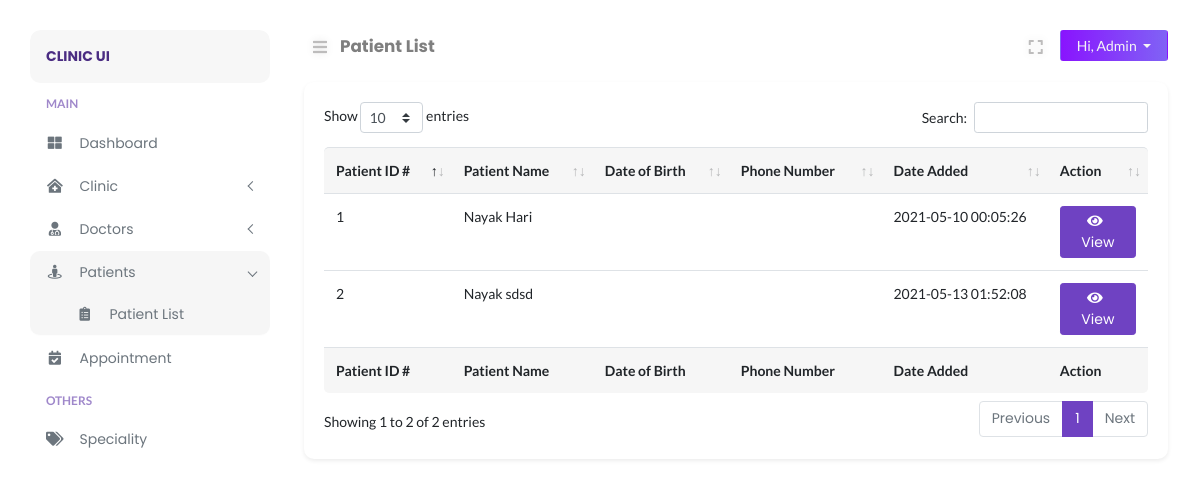
/admin/patient-list.php (signed in), run on the app's committed database.
### tables this page shows
CREATE TABLE `patients` (
  `patient_id` int(11) NOT NULL,
  `patient_avatar` varchar(255) DEFAULT NULL,
  `patient_firstname` varchar(255) DEFAULT NULL,
  `patient_lastname` varchar(255) DEFAULT NULL,
  `patient_email` varchar(255) DEFAULT NULL,
  `patient_password` varchar(255) DEFAULT NULL,
  `patient_token` varchar(255) DEFAULT NULL,
  `patient_identity` varchar(255) DEFAULT NULL,
  `patient_nationality` varchar(255) DEFAULT NULL,
  `patient_gender` varchar(255) DEFAULT NULL,
  `patient_maritalstatus` varchar(255) DEFAULT NULL,
  `patient_dob` date DEFAULT NULL,
  `patient_age` varchar(11) DEFAULT NULL,
  `patient_contact` varchar(255) DEFAULT NULL,
  `patient_address` varchar(255) DEFAULT NULL,
  `patient_city` varchar(255) DEFAULT NULL,
  `patient_state` varchar(255) DEFAULT NULL,
  `patient_zipcode` varchar(255) DEFAULT NULL,
  `patient_country` varchar(255) DEFAULT NULL,
  `date_created` datetime DEFAULT NULL
);

### admin/includes/path.inc.php (called while the page is built, shortened)
<?php
$PATH = "doclab/admin";
switch ($_SERVER["SCRIPT_NAME"]) {
    case '/'.$PATH.'/patient-list.php':
        $CURRENT_PAGE = "Patient List";
        break;
}

### admin/includes/session.inc.php (called while the page is built, shortened)
<?php
try {
    $sess_id = $_SESSION["sess_adminid"];
    $adminstmt = $conn->prepare("SELECT * FROM admin WHERE admin_id = ?");
    $adminstmt->bind_param("i", $sess_id);
    $adminstmt->execute();
    $admin_result = $adminstmt->get_result();
    $admin_row = $admin_result->fetch_assoc();
} catch (Exception $e) {
    error_log($e);
    exit('Error message for user to understand');
}

### config/security.php (called while the page is built, shortened)
<?php
function encrypt_url($data)
{
	return urlencode(base64_encode($data));
}

### admin/patient-list.php (the view, shortened to what this page needs)
<?php
require_once("../config/autoload.php");
include("includes/session.inc.php");
include("includes/path.inc.php");
?>
<!DOCTYPE html>
<html lang="en">
<head>
</head>
<body>
    <div class="page-content" id="content">
        <?php include HEADER;?>
        <div class="row">
            <div class="col-12">
                <div class="card shadow-sm rounded">
                    <div class="card-body">
                        <div class="card-inner">
                            <div class="data-tables">
                                <table id="datatable" class="table" style="width:100%">
                                    <thead>
                                        <tr>
                                            <th>Patient ID #</th>
                                            <th>Patient Name</th>
                                            <th>Date of Birth</th>
                                            <th>Phone Number</th>
                                            <th>Date Added</th>
                                            <th>Action</th>
                                        </tr>
                                    </thead>
                                    <tbody>
                                        <?php
                                        $table_result = mysqli_query($conn, "SELECT * FROM patients");
                                        while ($table_row = mysqli_fetch_assoc($table_result)) {
                                        ?>
                                        <tr>
                                            <td><?php echo $table_row["patient_id"];?></td>
                                            <td><?php echo $table_row["patient_lastname"].' '.$table_row["patient_firstname"];?></td>
                                            <td><?php echo $table_row["patient_dob"];?></td>
                                            <td><?php echo $table_row["patient_contact"];?></td>
                                            <td><?php echo $table_row["date_created"];?></td>
                                            <td><a href="patient-view.php?pid=<?php echo encrypt_url($table_row["patient_id"]);?>" class="btn btn-sm btn-primary"><i class="fa fa-eye"></i> View</a></td>
                                        </tr>
                                        <?php
                                        }
                                        ?>
                                    </tbody>
                                    <tfoot>
                                        <tr>
                                            <th>Patient ID #</th>
                                            <th>Patient Name</th>
                                            <th>Date of Birth</th>
                                            <th>Phone Number</th>
                                            <th>Date Added</th>
                                            <th>Action</th>
                                        </tr>
                                    </tfoot>
                                </table>
                            </div>
                        </div>
                    </div>
                </div>
            </div>
        </div>
    </div>
</body>
</html>

### admin/layouts/nav_header.php (shortened to what this page needs)
<nav class="navbar navbar-header mb-2">
    <ul class="nav mr-auto">
        <li class="nav-item">
            <button class="btn btn-sm btn-expand" id="sidebarCollapse"><i class="fa fa-bars"></i></button>
        </li>
        <li class="nav-item nav-title">
            <a href="<?php echo $_SERVER["REQUEST_URI"];?>"><?php echo $CURRENT_PAGE;?></a>
        </li>
    </ul>
    <ul class="nav ml-auto">
        <li class="nav-item mr-2">
            <button class="btn btn-sm btn-expand" id="full-view"><i class="fa fa-expand"></i></button>
        </li>
        <li class="nav-item">
            <div class="btn-group">
                <button type="button" class="btn btn-sm dropdown-toggle btn-profile px-3" data-toggle="dropdown" aria-haspopup="true"
                    aria-expanded="false">
                    Hi, <?php echo $admin_row["admin_name"]; ?>
                </button>
            </div>
        </li>
    </ul>
</nav>

### assets/css/typography.css (style rules this page uses)
body { font-size: 14px; font-family: 'Lato', sans-serif; }
a, a:visited { text-decoration: none; transition: all 0.3s ease-in-out; -webkit-transition: all 0.3s ease-in-out; -moz-transition: all 0.3s ease-in-out; -o-transition: all 0.3s ease-in-out; outline: 0; font-family: 'Poppins', 'Helvetica', sans-serif; }
ul, ol { margin-bottom: 0px; margin-top: 0px; padding: 0; }
ul { margin: 0; list-style-type: none; }
button { cursor: pointer; outline: none!important; letter-spacing: 0; }

### assets/css/default.css (style rules this page uses)
.card-body button i , .card-body a i { margin-right: 6px; }
.navbar-header { padding: 0 !important; }
.nav-title { padding-top: 4px; margin-left: 4px; }
.nav-title a { font-weight: bold; font-size: 1.05rem; color: rgba(0, 0, 0, .5); }
.btn-profile { background: linear-gradient(to right, #8914fe 0%, #8063f5 100%); color: #f5f5f5; }
button.btn-expand { font-size: 16px !important; color: #bdbcbc; vertical-align: middle; text-shadow: 0 0 8px rgba(0, 0, 0, 0.12); -webkit-transition: color 0.3s ease 0s; transition: color 0.3s ease 0s; }
button#full-view { display: inline-block; }
body { overflow-x: hidden; background: #fff; }
.page-content { width: calc(100% - 15rem); margin-left: 16rem; transition: all 0.4s; padding: 1.9rem 3rem; }
:root { --primary-color: #6F42C2; }
.btn-primary { color: #fff; background-color: #6F42C2 !important; border-color: #6F42C2 !important; }
.card { margin: 10px 0; border-radius: 10px !important; border: 0; margin-bottom: 1.5rem; box-shadow: 0 2px 2px 3px rgba(0, 0, 0, .04); transition: all .2s ease-in-out; }
.table thead tr th, tfoot tr { background: #f6f6f6 !important; border-bottom: 0 !important; }
.table thead th:first-child { border-top-left-radius: 5px; }
.table thead th:last-child { border-top-right-radius: 5px; }
.table tfoot th:first-child { border-bottom-left-radius: 5px; }
.table tfoot th:last-child { border-bottom-right-radius: 5px; }
.table tbody tr { transition: all .2s; }

### assets/css/clinic/login.css (style rules this page uses)
html { min-height:100%; position:relative; }

### data on the page
patients: patient_id "1", patient_lastname "Nayak", patient_firstname "Hari", date_created "2021-05-10 00:05:26"
patients: patient_id "2", patient_lastname "Nayak", patient_firstname "sdsd", date_created "2021-05-13 01:52:08"

### other printed values
$BRAND_NAME "CLINIC UI"
$CURRENT_PAGE "Patient List"
$admin_row["admin_name"] "Admin"
